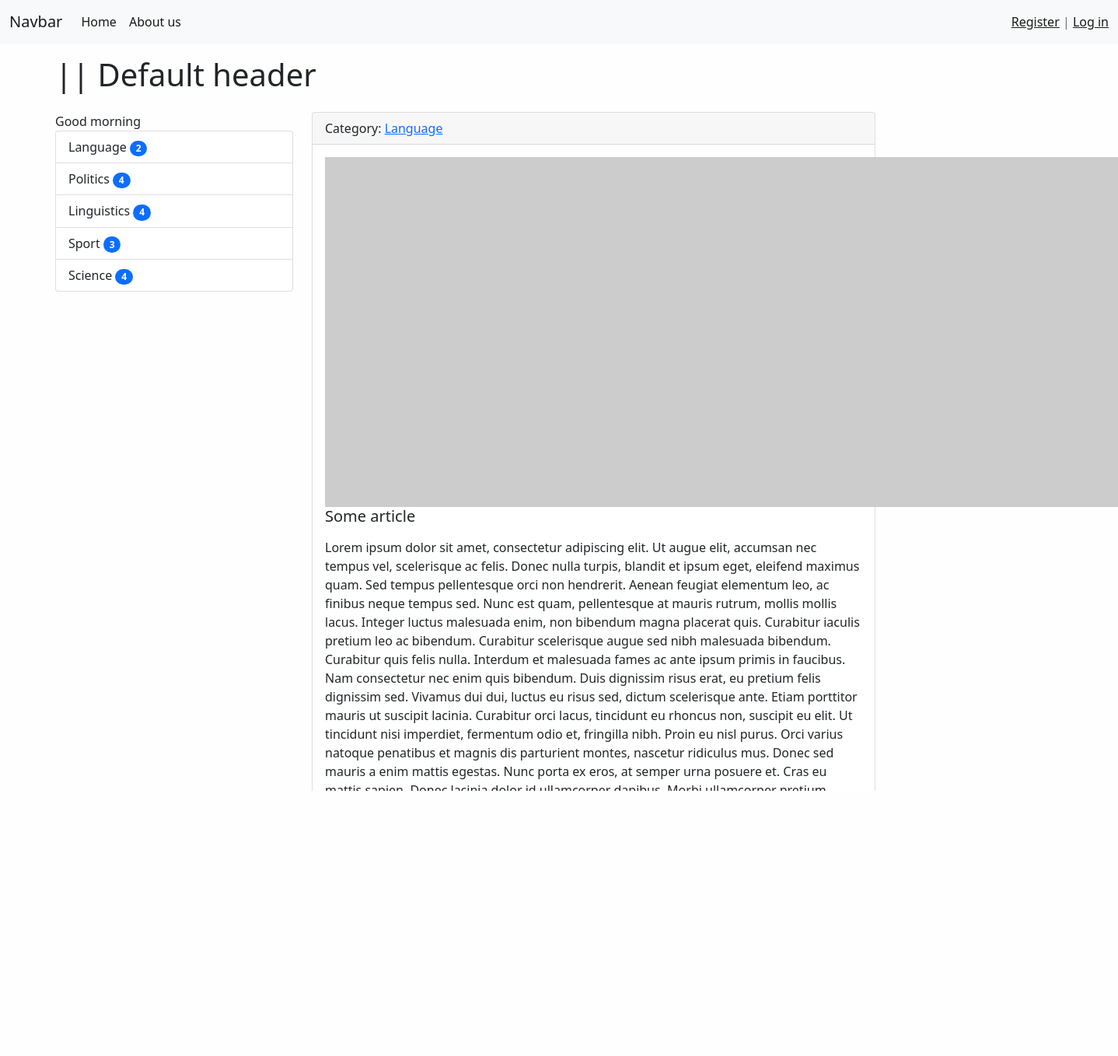
The app's page /post/1/ with its own data.
### article/models.py (models this page shows, shortened)
class Category(models.Model):
    objects = None
    title = models.CharField(max_length=150, db_index=True, verbose_name='Category')
    def get_absolute_url(self):
        return reverse('category', kwargs={"cat_id": self.pk})
    def __str__(self):
        return self.title
    class Meta:
        verbose_name = 'Category'
        verbose_name_plural = 'Categories'

class Article(models.Model):
    title = models.CharField(max_length=150, db_index=True, verbose_name='Title')
    content = models.TextField(blank=True, verbose_name='Post content')
    created_date = models.DateTimeField(auto_now_add=True, verbose_name='Date of publication')
    updated_date = models.DateTimeField(auto_now=True, verbose_name='Last update')
    photo = models.ImageField(upload_to="img/%Y/%m/", verbose_name='Image', blank=True)
    is_published = models.BooleanField(default=True, verbose_name='Posted')
    category = models.ForeignKey('Category', on_delete=models.PROTECT, verbose_name="Category")
    views = models.IntegerField(default=0)
    class Meta:
        verbose_name = 'article'
        verbose_name_plural = 'articles'
        ordering = ['created_date']

### article/views.py (the view)
# urls.py: path('post/<int:pk>/', ViewPost.as_view(), name='post'),
class ViewPost(DetailView):
    model = Article
    template_name = 'article/view_post.html'
    context_object_name = 'post'

### article/templatetags/article_tags.py (called while the page is built)
@register.simple_tag()
def get_categories():
    return Category.objects.all()

@register.inclusion_tag("article/list_categories.html")
def display_categories(arg1="Hello", arh2="There"):
    categories = Category.objects.annotate(cnt=Count('article', filter=F('article__is_published'))).filter(cnt__gt=0)
    return {"cats": categories, "arg1": arg1, "arh2": arh2}

### article/templates/article/view_post.html (shortened to what this page needs)
{%extends 'base.html' %}
{% block head %}
    {{ title }} || {{ block.super }}
{% endblock head %}
{% block sidebar %}
    {% include 'inc/_sidebar.html' %}
{% endblock sidebar %}
{% block content%}
        <div class="col-md-9">
            <div class="card mb-3">
              <div class="card-header">
                  Category: <a href="{{ post.category.get_absolute_url }}">{{ post.category}}</a>
              </div>
              <div class="card-body">
                  <div class="media">
                      <div class="media-body">
                      {% if post.photo %}
                        <img src="{{ post.photo.url }}" alt="" width="450" class="mr-3">
                      {% else %}
                        <img src="https://picsum.photos/id/1084/450/300?grayscale" alt="" class="mr-3">
                      {% endif %}
                          <h5 class="card-title">{{post.title}}</h5>
                          <p class="card-text">{{post.content|safe|linebreaks }}</p>
                      </div>
                  </div>
              </div>
              <div class="card-footer text-muted">
              </div>
            </div>
        </div>
{% endblock content%}

### article/templates/article/list_categories.html
<div class="list-group">
    {{ arg1 }}
        {% for cat in cats %}
        {% if cur_cat == cat.pk%}
            <a
                href="{{ cat.get_absolute_url }}" class="list-group-item list-group-item-action active" aria-current="true">{{cat.title}}
                <span class="badge bg-primary rounded-pill">{{cat.cnt}}</span>
            </a>
        {% else %}
            <a
                href="{{ cat.get_absolute_url }}" class="list-group-item list-group-item-action" aria-current="true">{{cat.title}}
                <span class="badge bg-primary rounded-pill">{{cat.cnt}}</span>
            </a>
        {%endif%}
        {%endfor%}
</div>

### land_of_lang/static/css/style.css (style rules this page uses)
body { background-color: #fefefe; }

### records on screen
Category: title "Language", cnt "2"
Category: title "Politics", cnt "4"
Category: title "Linguistics", cnt "4"
Category: title "Sport", cnt "3"
Category: title "Science", cnt "4"
Article: category "Language", title "Some article", content "Lorem ipsum dolor sit amet, consectetur adipiscing elit. Ut augue elit, accumsan nec tempus vel, scelerisque ac felis. Donec nulla turpis, blandit et ipsum eget, eleifend maximus quam. Sed tempus pellentesque orci non hendrerit. Aenean feugiat elementum leo, ac finibus neque tempus sed. Nunc est quam, pellentesque at mauris rutrum, mollis mollis lacus. Integer luctus malesuada enim, non bibendum magna placerat quis. Curabitur iaculis pretium leo ac bibendum. Curabitur scelerisque augue sed nibh malesuada bibendum. Curabitur quis felis nulla. Interdum et malesuada fames ac ante ipsum primis in faucibus. Nam consectetur nec enim quis bibendum. Duis dignissim risus erat, eu pretium felis…"

### other values on screen
{{ arg1 }} "Good morning"
